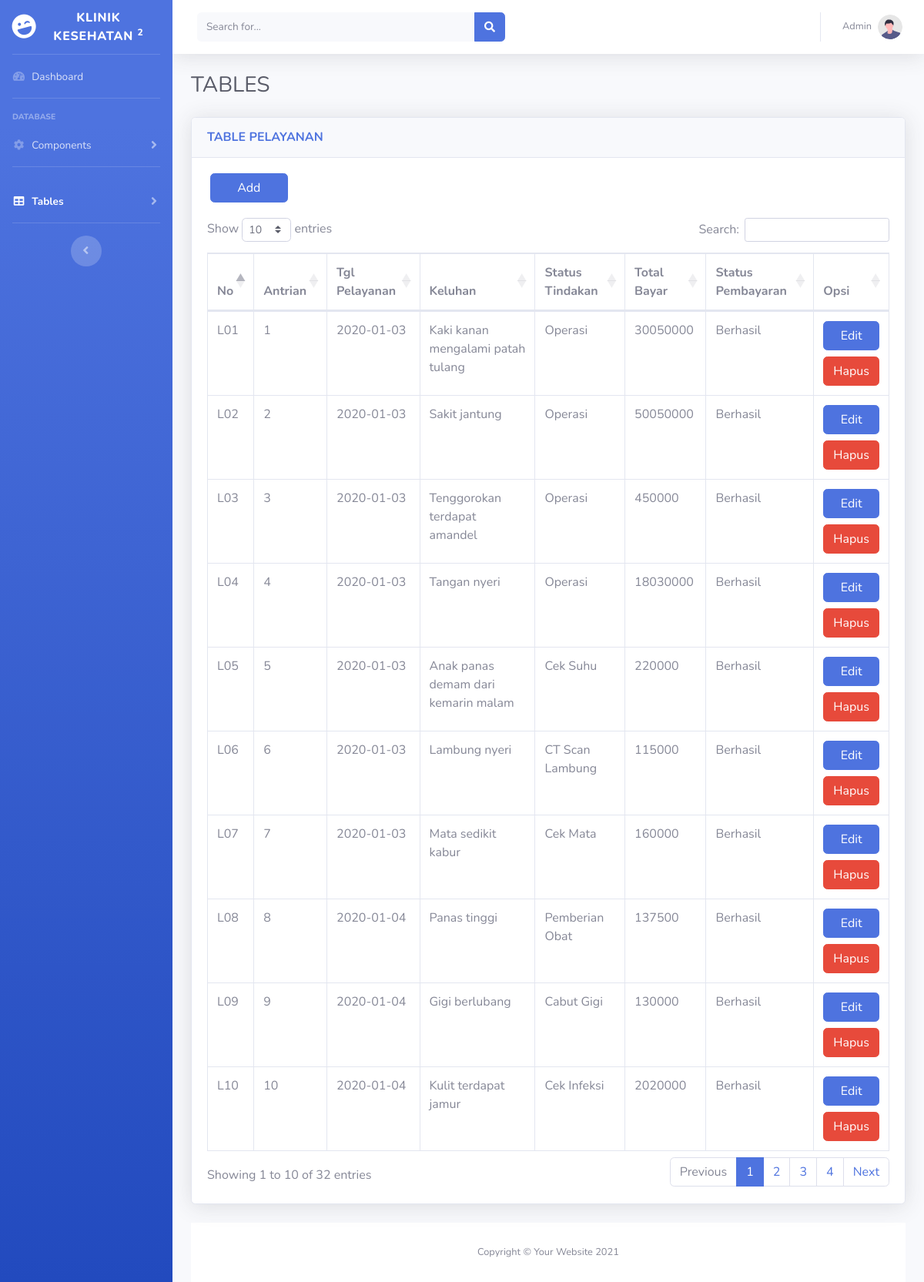
The page /pelayanan.php on the database its author committed.
### tables this page shows
CREATE TABLE `pelayanan` (
  `no_pelayanan` varchar(5) NOT NULL,
  `no_antrian` int(11) NOT NULL,
  `tgl_pelayanan` date DEFAULT NULL,
  `keluhan` varchar(200) DEFAULT NULL,
  `status_tindakan` varchar(30) DEFAULT NULL,
  `total_pembayaran` int(11) DEFAULT NULL,
  `status_pembayaran` varchar(10) DEFAULT NULL,
  `id_petugas` varchar(5) DEFAULT NULL,
  `id_pasien` varchar(5) DEFAULT NULL,
  `id_dokter` varchar(5) DEFAULT NULL,
  `id_tindakan` varchar(5) DEFAULT NULL,
  `id_obat` varchar(5) DEFAULT NULL
);

### pelayanan.php (the view, shortened to what this page needs)
<?php
$link = mysqli_connect("localhost", "root", "", "klinik_kesehatan");
?>
<!DOCTYPE html>
<html lang="en">
<head>
    <link href="vendor/fontawesome-free/css/all.min.css" rel="stylesheet" type="text/css">
    <link href="https://cdn.datatables.net/1.10.20/css/dataTables.bootstrap4.min.css" rel="stylesheet" />
    <link href="css/sb-admin-2.min.css" rel="stylesheet">
</head>
<body id="page-top">
    <div id="wrapper">
        <ul class="navbar-nav bg-gradient-primary sidebar sidebar-dark accordion" id="accordionSidebar">
            <a class="sidebar-brand d-flex align-items-center justify-content-center" href="index.php">
                <div class="sidebar-brand-icon rotate-n-15">
                    <i class="fas fa-laugh-wink"></i>
                </div>
                <div class="sidebar-brand-text mx-3">Klinik Kesehatan <sup>2</sup></div>
            </a>
            <hr class="sidebar-divider my-0">
            <li class="nav-item">
                <a class="nav-link" href="index.php">
                    <i class="fas fa-fw fa-tachometer-alt"></i>
                    <span>Dashboard</span></a>
            </li>
            <hr class="sidebar-divider">
            <div class="sidebar-heading">
                Database
            </div>
            <li class="nav-item">
                <a class="nav-link collapsed" href="#" data-toggle="collapse" data-target="#collapseTwo" aria-expanded="true" aria-controls="collapseTwo">
                    <i class="fas fa-fw fa-cog"></i>
                    <span>Components</span>
                </a>
            </li>
            <hr class="sidebar-divider">
            <li class="nav-item active">
                <a class="nav-link collapsed" href="#" data-toggle="collapse" data-target="#collapseUtilities" aria-expanded="true" aria-controls="collapseUtilities">
                    <i class="fas fa-fw fa-table"></i>
                    <span>Tables</span>
                </a>
            </li>
            <hr class="sidebar-divider d-none d-md-block">
            <div class="text-center d-none d-md-inline">
                <button class="rounded-circle border-0" id="sidebarToggle"></button>
            </div>
        </ul>
        <div id="content-wrapper" class="d-flex flex-column">
            <div id="content">
                <nav class="navbar navbar-expand navbar-light bg-white topbar mb-4 static-top shadow">
                    <form class="d-none d-sm-inline-block form-inline mr-auto ml-md-3 my-2 my-md-0 mw-100 navbar-search">
                        <div class="input-group">
                            <input type="text" class="form-control bg-light border-0 small" placeholder="Search for..." aria-label="Search" aria-describedby="basic-addon2">
                            <div class="input-group-append">
                                <button class="btn btn-primary" type="button">
                                    <i class="fas fa-search fa-sm"></i>
                                </button>
                            </div>
                        </div>
                    </form>
                    <ul class="navbar-nav ml-auto">
                        <li class="nav-item dropdown no-arrow">
                            <a class="nav-link dropdown-toggle" href="#" id="userDropdown" role="button" data-toggle="dropdown" aria-haspopup="true" aria-expanded="false">
                                <span class="mr-2 d-none d-lg-inline text-gray-600 small">Admin</span>
                                <img class="img-profile rounded-circle" src="img/undraw_profile.svg">
                            </a>
                        </li>
                    </ul>
                </nav>
                <div class="container-fluid">
                    <div class="d-sm-flex align-items-center justify-content-between mb-4">
                        <h1 class="h3 mb-0 text-gray-800">TABLES</h1>
                    </div>
                    <div class="row">
                        <div class="col-xl-12 col-lg-8">
                            <div class="card shadow mb-4">
                                <div class="card-header py-3 d-flex flex-row align-items-center justify-content-between">
                                    <h6 class="m-0 font-weight-bold text-primary">TABLE PELAYANAN</h6>
                                </div>
                                <?php
                                $sql = "SELECT*FROM pelayanan";
                                if ($result = mysqli_query($link, $sql)) {
                                    if (mysqli_num_rows($result) > 0) {
                                ?>
                                        <div class="col-lg-10 col-md-10" style="padding-top:20px">
                                            <div class="col-lg-2">
                                                <a class="btn btn-primary btn-user btn-block" href="addPelayanan.php">Add</a>
                                            </div>
                                        </div>
                                        <div class="card-body">
                                            <div class="table-responsive">
                                                <table class="table table-bordered" id="dataTable" width="100%" cellspacing="0">
                                                    <thead>
                                                        <tr>
                                                            <th>No</th>
                                                            <th>Antrian</th>
                                                            <th>Tgl Pelayanan</th>
                                                            <th>Keluhan</th>
                                                            <th>Status Tindakan</th>
                                                            <th>Total Bayar</th>
                                                            <th>Status Pembayaran</th>
                                                            <th>Opsi</th>
                                                        </tr>
                                                    </thead>
                                                    <tbody>
                                                        <tr>
                                                            <?php
                                                            while ($row = mysqli_fetch_array($result)) {
                                                            ?>
                                                                <td><?php
                                                                    echo  $row['no_pelayanan'];
                                                                    ?>
                                                                </td>
                                                                <td><?php
                                                                    echo $row['no_antrian'];
                                                                    ?>
                                                                </td>
                                                                <td><?php
                                                                    echo $row['tgl_pelayanan'];
                                                                    ?>
                                                                </td>
                                                                <td><?php
                                                                    echo $row['keluhan'];
                                                                    ?>
                                                                </td>
                                                                <td><?php
                                                                    echo $row['status_tindakan'];
                                                                    ?>
                                                                </td>
                                                                <td><?php
                                                                    echo $row['total_pembayaran'];
                                                                    ?>
                                                                </td>
                                                                <td><?php
                                                                    echo $row['status_pembayaran'];
                                                                    ?>
                                                                </td>
                                                                <td>
                                                                    <a class="btn btn-primary btn-user btn-block" href="editpelayanan.php?id=<?php echo $row['no_pelayanan']; ?>">Edit</a>
                                                                    <a class="btn btn-danger btn-user btn-block" href="hapuspelayanan.php?id=<?php echo $row['no_pelayanan']; ?>">Hapus</a>
                                                                </td>
                                                        </tr>
                                            <?php
                                                            }
                                                        } else {
                                                            echo "No records matching your query were found.";
                                                        }
                                                    } else {
                                                        echo "ERROR: Could not able to execute $sql. " . mysqli_error($link);
                                                    }
                                            ?>
                                                    </tbody>
                                                </table>
                                            </div>
                                        </div>
                            </div>
                        </div>
                    </div>
                    <footer class="sticky-footer bg-white">
                        <div class="container my-auto">
                            <div class="copyright text-center my-auto">
                                <span>Copyright &copy; Your Website 2021</span>
                            </div>
                        </div>
                    </footer>
                </div>
            </div>
</body>
</html>

### rows shown on the page
pelayanan: no_pelayanan "L01", no_antrian "1", tgl_pelayanan "2020-01-03", keluhan "Kaki kanan mengalami patah tulang", status_tindakan "Operasi", total_pembayaran "30050000", status_pembayaran "Berhasil"
pelayanan: no_pelayanan "L02", no_antrian "2", tgl_pelayanan "2020-01-03", keluhan "Sakit jantung", status_tindakan "Operasi", total_pembayaran "50050000", status_pembayaran "Berhasil"
pelayanan: no_pelayanan "L03", no_antrian "3", tgl_pelayanan "2020-01-03", keluhan "Tenggorokan terdapat amandel", status_tindakan "Operasi", total_pembayaran "450000", status_pembayaran "Berhasil"
pelayanan: no_pelayanan "L04", no_antrian "4", tgl_pelayanan "2020-01-03", keluhan "Tangan nyeri", status_tindakan "Operasi", total_pembayaran "18030000", status_pembayaran "Berhasil"
pelayanan: no_pelayanan "L05", no_antrian "5", tgl_pelayanan "2020-01-03", keluhan "Anak panas demam dari kemarin malam", status_tindakan "Cek Suhu", total_pembayaran "220000", status_pembayaran "Berhasil"
pelayanan: no_pelayanan "L06", no_antrian "6", tgl_pelayanan "2020-01-03", keluhan "Lambung nyeri", status_tindakan "CT Scan Lambung", total_pembayaran "115000", status_pembayaran "Berhasil"
pelayanan: no_pelayanan "L07", no_antrian "7", tgl_pelayanan "2020-01-03", keluhan "Mata sedikit kabur", status_tindakan "Cek Mata", total_pembayaran "160000", status_pembayaran "Berhasil"
pelayanan: no_pelayanan "L08", no_antrian "8", tgl_pelayanan "2020-01-04", keluhan "Panas tinggi", status_tindakan "Pemberian Obat", total_pembayaran "137500", status_pembayaran "Berhasil"
pelayanan: no_pelayanan "L09", no_antrian "9", tgl_pelayanan "2020-01-04", keluhan "Gigi berlubang", status_tindakan "Cabut Gigi", total_pembayaran "130000", status_pembayaran "Berhasil"
pelayanan: no_pelayanan "L10", no_antrian "10", tgl_pelayanan "2020-01-04", keluhan "Kulit terdapat jamur", status_tindakan "Cek Infeksi", total_pembayaran "2020000", status_pembayaran "Berhasil"
